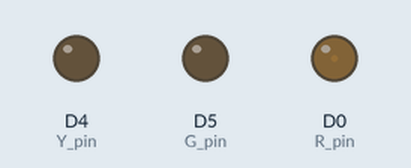
A sketch run on a simulated ESP8266 (NodeMCU). Parts: output pins drawn as LEDs (lit = HIGH).

Above: at 0.15 s.
At 6.99 s:
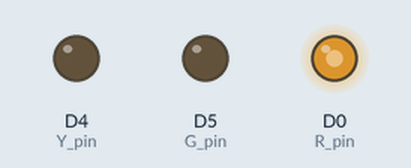
At 17.23 s:
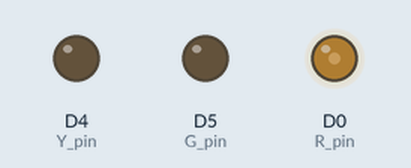
At 37.76 s:
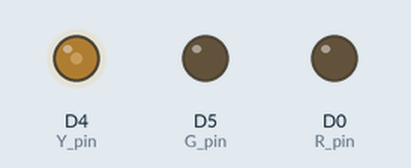
Timing chart, 0 to 40.0 s (numbered marks = the images above):
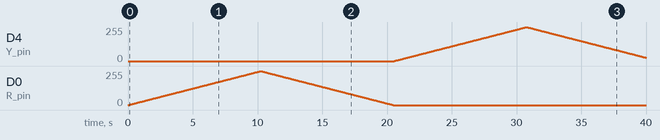

The sketch:

PWM-1.ino
```cpp
#define R_pin D0  // Red
#define Y_pin D4  // Yellow
#define G_pin D5  // Green
int st_R = 0;
int st_Y = 0;
int st_G = 0;

void setup()
{
  pinMode(R_pin,OUTPUT);
  pinMode(Y_pin,OUTPUT);
  pinMode(G_pin,OUTPUT);
}

void loop()
{
  for (int i=0; i<1024; i++)
  {
    st_G = 0;
    st_R++;
    displayPWM(st_R,st_Y,st_G);
    delay(10);
  }
  for (int i=0; i<1024; i++)
  {
    st_R--;
    displayPWM(st_R,st_Y,st_G);
    delay(10);
  }
  for (int i=0; i<1024; i++)
  {
    st_R = 0;
    st_Y++;
    displayPWM(st_R,st_Y,st_G);
    delay(10);
  }
  for (int i=0; i<1024; i++)
  {
    st_Y--;
    displayPWM(st_R,st_Y,st_G);
    delay(10);
  }
  for (int i=0; i<1024; i++)
  {
    st_Y = 0;
    st_G++;
    displayPWM(st_R,st_Y,st_G);
    delay(10);
  }
  for (int i=0; i<1024; i++)
  {
    st_G--;
    displayPWM(st_R,st_Y,st_G);
    delay(10);
  }
}

void displayPWM(int R,int Y,int G)
// Drive LED with PWM by using analogWrite function
{
  analogWrite(R_pin,R);
  analogWrite(Y_pin,Y);
  analogWrite(G_pin,G);
}
```

Measured:
- by itself, D4 (Y_pin): rises from 0/255 to 255/255 in 10.2 s, then falls to 26/255 in 9.2 s
- by itself, D0 (R_pin): rises from 0/255 to 255/255 in 10.2 s, then falls to 0/255 in 10.2 s
